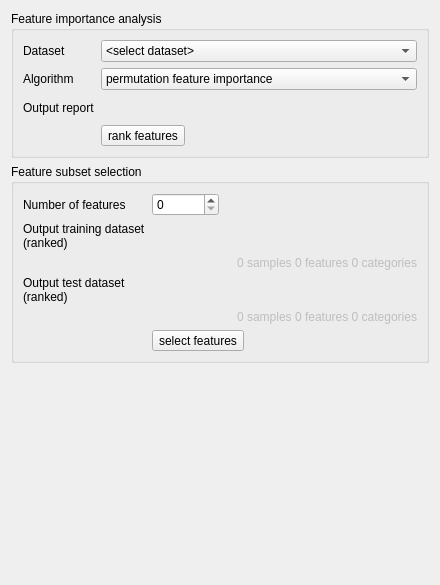
          <widget class="QWidget" name="tab_2">
           <attribute name="title">
            <string>Feature Ranking</string>
           </attribute>
           <layout class="QVBoxLayout" name="verticalLayout_6">
            <item>
             <widget class="QGroupBox" name="groupBox_6">
              <property name="title">
               <string>Feature importance analysis</string>
              </property>
              <property name="flat">
               <bool>true</bool>
              </property>
              <property name="checkable">
               <bool>false</bool>
              </property>
              <layout class="QFormLayout" name="formLayout_16">
               <item row="0" column="0">
                <widget class="QLabel" name="label_69">
                 <property name="text">
                  <string>Dataset</string>
                 </property>
                </widget>
               </item>
               <item row="0" column="1">
                <widget class="QComboBox" name="mDataRanking">
                 <item>
                  <property name="text">
                   <string>&lt;select dataset&gt;</string>
                  </property>
                 </item>
                 <item>
                  <property name="text">
                   <string>dataset</string>
                  </property>
                 </item>
                 <item>
                  <property name="text">
                   <string>dataset (splitted)</string>
                  </property>
                 </item>
                 <item>
                  <property name="text">
                   <string>dataset (clustered)</string>
                  </property>
                 </item>
                </widget>
               </item>
               <item row="1" column="0">
                <widget class="QLabel" name="label_71">
                 <property name="text">
                  <string>Algorithm</string>
                 </property>
                </widget>
               </item>
               <item row="1" column="1">
                <widget class="QComboBox" name="mAlgoRanking">
                 <property name="currentIndex">
                  <number>2</number>
                 </property>
                 <item>
                  <property name="text">
                   <string>&lt;select algorithm&gt;</string>
                  </property>
                 </item>
                 <item>
                  <property name="text">
                   <string>internal feature importance (not yet implemented)</string>
                  </property>
                 </item>
                 <item>
                  <property name="text">
                   <string>permutation feature importance</string>
                  </property>
                 </item>
                 <item>
                  <property name="text">
                   <string>recursive feature elimination (not yet implemented)</string>
                  </property>
                 </item>
                 <item>
                  <property name="text">
                   <string>sequential forward selection (not yet implemented)</string>
                  </property>
                 </item>
                 <item>
                  <property name="text">
                   <string>sequential backward selection (not yet implemented)</string>
                  </property>
                 </item>
                </widget>
               </item>
               <item row="2" column="0">
                <widget class="QLabel" name="label_63">
                 <property name="text">
                  <string>Output report</string>
                 </property>
                </widget>
               </item>
               <item row="2" column="1">
                <layout class="QHBoxLayout" name="horizontalLayout_39">
                 <item>
                  <widget class="QgsFileWidget" name="mFileRankingReport">
                   <property name="sizePolicy">
                    <sizepolicy hsizetype="Preferred" vsizetype="Preferred">
                     <horstretch>2</horstretch>
                     <verstretch>0</verstretch>
                    </sizepolicy>
                   </property>
                   <property name="filter">
                    <string>*.html</string>
                   </property>
                   <property name="storageMode">
                    <enum>QgsFileWidget::SaveFile</enum>
                   </property>
                   <property name="relativeStorage">
                    <enum>QgsFileWidget::RelativeDefaultPath</enum>
                   </property>
                  </widget>
                 </item>
                 <item>
                  <widget class="QToolButton" name="mViewRankingReport">
                   <property name="toolTip">
                    <string/>
                   </property>
                   <property name="text">
                    <string/>
                   </property>
                   <property name="icon">
                    <iconset>
                     <normaloff>:/qt-project.org/styles/commonstyle/images/filecontents-128.png</normaloff>:/qt-project.org/styles/commonstyle/images/filecontents-128.png</iconset>
                   </property>
                   <property name="iconSize">
                    <size>
                     <width>16</width>
                     <height>16</height>
                    </size>
                   </property>
                   <property name="toolButtonStyle">
                    <enum>Qt::ToolButtonIconOnly</enum>
                   </property>
                   <property name="autoRaise">
                    <bool>true</bool>
                   </property>
                  </widget>
                 </item>
                </layout>
               </item>
               <item row="3" column="1">
                <widget class="QToolButton" name="mRunRanking">
                 <property name="text">
                  <string>rank features</string>
                 </property>
                 <property name="icon">
                  <iconset>
                   <normaloff>:/images/themes/default/processingAlgorithm.svg</normaloff>:/images/themes/default/processingAlgorithm.svg</iconset>
                 </property>
                 <property name="toolButtonStyle">
                  <enum>Qt::ToolButtonTextBesideIcon</enum>
                 </property>
                </widget>
               </item>
              </layout>
             </widget>
            </item>
            <item>
             <widget class="QGroupBox" name="groupBox_7">
              <property name="title">
               <string>Feature subset selection</string>
              </property>
              <property name="flat">
               <bool>true</bool>
              </property>
              <property name="checkable">
               <bool>false</bool>
              </property>
              <layout class="QFormLayout" name="formLayout_17">
               <item row="0" column="0">
                <widget class="QLabel" name="label_64">
                 <property name="text">
                  <string>Number of features</string>
                 </property>
                </widget>
               </item>
               <item row="0" column="1">
                <layout class="QHBoxLayout" name="horizontalLayout_57">
                 <item>
                  <widget class="QgsSpinBox" name="mNRanking">
                   <property name="maximum">
                    <number>999999999</number>
                   </property>
                  </widget>
                 </item>
                 <item>
                  <spacer name="horizontalSpacer_17">
                   <property name="orientation">
                    <enum>Qt::Horizontal</enum>
                   </property>
                   <property name="sizeHint" stdset="0">
                    <size>
                     <width>40</width>
                     <height>20</height>
                    </size>
                   </property>
                  </spacer>
                 </item>
                </layout>
               </item>
               <item row="1" column="0">
                <widget class="QLabel" name="label_88">
                 <property name="text">
                  <string>Output training dataset
(ranked)</string>
                 </property>
                </widget>
               </item>
               <item row="1" column="1">
                <layout class="QHBoxLayout" name="horizontalLayout_58">
                 <item>
                  <widget class="QgsFileWidget" name="mFileTrainingDatasetRanked">
                   <property name="enabled">
                    <bool>true</bool>
                   </property>
                   <property name="sizePolicy">
                    <sizepolicy hsizetype="Preferred" vsizetype="Preferred">
                     <horstretch>2</horstretch>
                     <verstretch>0</verstretch>
                    </sizepolicy>
                   </property>
                   <property name="fileWidgetButtonVisible">
                    <bool>true</bool>
                   </property>
                   <property name="filter">
                    <string>*.pkl</string>
                   </property>
                   <property name="storageMode">
                    <enum>QgsFileWidget::SaveFile</enum>
                   </property>
                   <property name="relativeStorage">
                    <enum>QgsFileWidget::RelativeDefaultPath</enum>
                   </property>
                  </widget>
                 </item>
                 <item>
                  <widget class="QToolButton" name="mViewTrainingDatasetRanked">
                   <property name="toolTip">
                    <string/>
                   </property>
                   <property name="text">
                    <string/>
                   </property>
                   <property name="icon">
                    <iconset>
                     <normaloff>:/qt-project.org/styles/commonstyle/images/filecontents-128.png</normaloff>:/qt-project.org/styles/commonstyle/images/filecontents-128.png</iconset>
                   </property>
                   <property name="iconSize">
                    <size>
                     <width>16</width>
                     <height>16</height>
                    </size>
                   </property>
                   <property name="toolButtonStyle">
                    <enum>Qt::ToolButtonIconOnly</enum>
                   </property>
                   <property name="autoRaise">
                    <bool>true</bool>
                   </property>
                  </widget>
                 </item>
                </layout>
               </item>
               <item row="2" column="0" colspan="2">
                <widget class="QLabel" name="mInfoTrainingDatasetRanked">
                 <property name="enabled">
                  <bool>false</bool>
                 </property>
                 <property name="layoutDirection">
                  <enum>Qt::LeftToRight</enum>
                 </property>
                 <property name="text">
                  <string>0 samples 0 features 0 categories</string>
                 </property>
                 <property name="alignment">
                  <set>Qt::AlignRight|Qt::AlignTrailing|Qt::AlignVCenter</set>
                 </property>
                </widget>
               </item>
               <item row="3" column="0">
                <widget class="QLabel" name="label_89">
                 <property name="text">
                  <string>Output test dataset
(ranked)</string>
                 </property>
                </widget>
               </item>
               <item row="3" column="1">
                <layout class="QHBoxLayout" name="horizontalLayout_59">
                 <item>
                  <widget class="QgsFileWidget" name="mFileTestDatasetRanked">
                   <property name="enabled">
                    <bool>true</bool>
                   </property>
                   <property name="sizePolicy">
                    <sizepolicy hsizetype="Preferred" vsizetype="Preferred">
                     <horstretch>2</horstretch>
                     <verstretch>0</verstretch>
                    </sizepolicy>
                   </property>
                   <property name="fileWidgetButtonVisible">
                    <bool>true</bool>
                   </property>
                   <property name="filter">
                    <string>*.pkl</string>
                   </property>
                   <property name="storageMode">
                    <enum>QgsFileWidget::SaveFile</enum>
                   </property>
                   <property name="relativeStorage">
                    <enum>QgsFileWidget::RelativeDefaultPath</enum>
                   </property>
                  </widget>
                 </item>
                 <item>
                  <widget class="QToolButton" name="mViewTestDatasetRanked">
                   <property name="toolTip">
                    <string/>
                   </property>
                   <property name="text">
                    <string/>
                   </property>
                   <property name="icon">
                    <iconset>
                     <normaloff>:/qt-project.org/styles/commonstyle/images/filecontents-128.png</normaloff>:/qt-project.org/styles/commonstyle/images/filecontents-128.png</iconset>
                   </property>
                   <property name="iconSize">
                    <size>
                     <width>16</width>
                     <height>16</height>
                    </size>
                   </property>
                   <property name="toolButtonStyle">
                    <enum>Qt::ToolButtonIconOnly</enum>
                   </property>
                   <property name="autoRaise">
                    <bool>true</bool>
                   </property>
                  </widget>
                 </item>
                </layout>
               </item>
               <item row="4" column="0" colspan="2">
                <widget class="QLabel" name="mInfoTestDatasetRanked">
                 <property name="enabled">
                  <bool>false</bool>
                 </property>
                 <property name="layoutDirection">
                  <enum>Qt::LeftToRight</enum>
                 </property>
                 <property name="text">
                  <string>0 samples 0 features 0 categories</string>
                 </property>
                 <property name="alignment">
                  <set>Qt::AlignRight|Qt::AlignTrailing|Qt::AlignVCenter</set>
                 </property>
                </widget>
               </item>
               <item row="5" column="1">
                <widget class="QToolButton" name="mRunRankingSelect">
                 <property name="text">
                  <string>select features</string>
                 </property>
                 <property name="icon">
                  <iconset>
                   <normaloff>:/images/themes/default/processingAlgorithm.svg</normaloff>:/images/themes/default/processingAlgorithm.svg</iconset>
                 </property>
                 <property name="toolButtonStyle">
                  <enum>Qt::ToolButtonTextBesideIcon</enum>
                 </property>
                </widget>
               </item>
              </layout>
             </widget>
            </item>
            <item>
             <spacer name="verticalSpacer_6">
              <property name="orientation">
               <enum>Qt::Vertical</enum>
              </property>
              <property name="sizeHint" stdset="0">
               <size>
                <width>20</width>
                <height>211</height>
               </size>
              </property>
             </spacer>
            </item>
           </layout>
          </widget>
